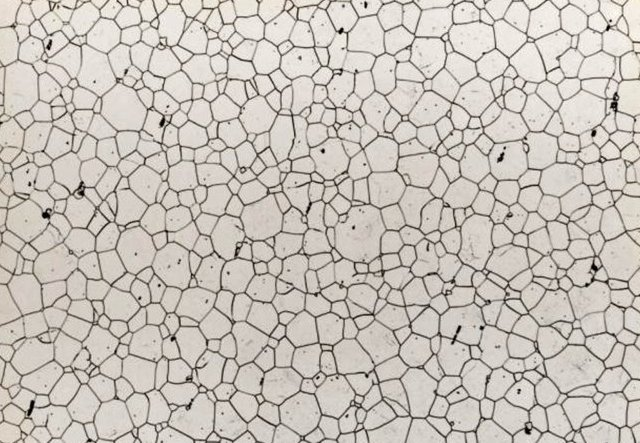
#> input picture images/grains/grains1.jpg, 640 x 443 px; its folder holds only this picture in this run
$ python 034b-grain_size_analysis_using_wateshed_segmentation_multiple_files_functions.py
#> lines starting #> are read from the running program, lines starting #| are printed output that depends on the picture; after the words box and inside, x2 and y2 are one past the last pixel; in counts of white or black regions, pixels touching at a corner belong together
#> further down, img1 is the input picture: shape (443, 640, 3); mean B, G, R 186.5, 194, 200.4
# https://www.youtube.com/watch?v=e69JGAtA5gA


"""
https://opencv-python-tutroals.readthedocs.io/en/latest/py_tutorials/py_imgproc/py_watershed/py_watershed.html

This code performs grain size distribution analysis and dumps results into a csv file.
It uses watershed segmentation for better segmentation.
Compare results to regular segmentation.
For multiple files.
Better than for loops, just put all code into a function and
apply the function to multiple images.
"""

import cv2
import numpy as np
from matplotlib import pyplot as plt
from scipy import ndimage
from skimage import measure, color, io


def grain_segmentation(img):

#Threshold image to binary using OTSU. ALl thresholded pixels will be set to 255
    ret1, thresh = cv2.threshold(img, 0, 255, cv2.THRESH_BINARY+cv2.THRESH_OTSU)
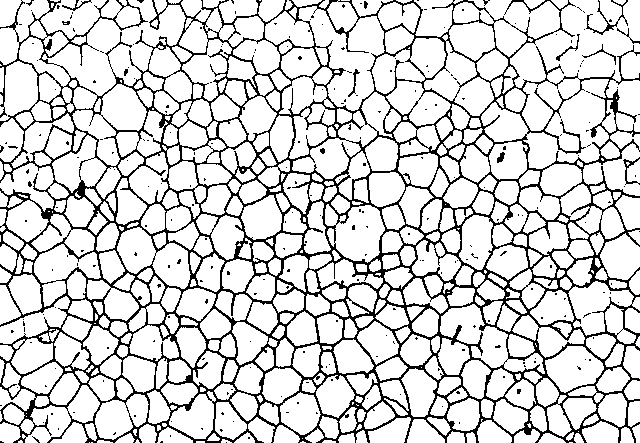
#> thresh: shape (443, 640); 83% white; black in thin lines or dots
#> ret1 = 165

# Morphological operations to remove small noise - opening
#To remove holes we can use closing
    kernel = np.ones((3,3),np.uint8)
    opening = cv2.morphologyEx(thresh,cv2.MORPH_OPEN,kernel, iterations = 1)
#> opening: shape (443, 640); 82% white; black in thin lines or dots


#Now we know that the regions at the center of cells is for sure cells
#The region far away is background.
#We need to extract sure regions. For that we can use erode.
#But we have cells touching, so erode alone will not work.
#To separate touching objects, the best approach would be distance transform and then thresholding.

# let us start by identifying sure background area
# dilating pixes a few times increases cell boundary to background.
# This way whatever is remaining for sure will be background.
#The area in between sure background and foreground is our ambiguous area.
#Watershed should find this area for us.
    sure_bg = cv2.dilate(opening,kernel,iterations=2)
#> sure_bg: shape (443, 640); 99.8% white; black in thin lines or dots


# Finding sure foreground area using distance transform and thresholding
#intensities of the points inside the foreground regions are changed to
#distance their respective distances from the closest 0 value (boundary).
#https://www.tutorialspoint.com/opencv/opencv_distance_transformation.htm
    dist_transform = cv2.distanceTransform(opening,cv2.DIST_L2,3)


#Let us threshold the dist transform by starting at 1/2 its max value.
#print(dist_transform.max()) gives about 21.9
    ret2, sure_fg = cv2.threshold(dist_transform,0.2*dist_transform.max(),255,0)
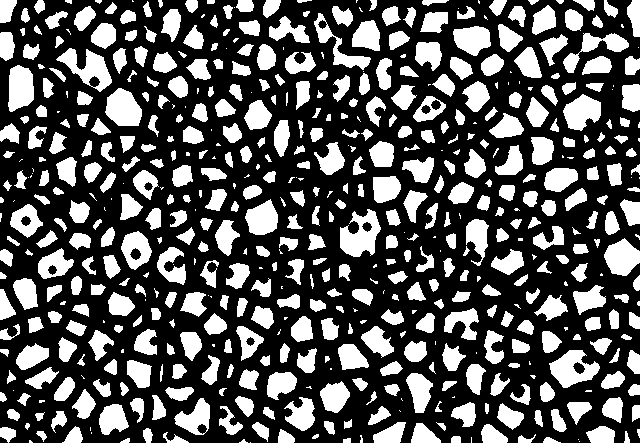
#> sure_fg: shape (443, 640) float32; 33.7% white; 578 white regions (125 under 20 px), largest, box (x1, y1, x2, y2) and area: (340, 209, 381, 257) 1178, (549, 350, 600, 388) 1076, (56, 48, 112, 92) 1066
#> ret2 = 3.99

#0.2* max value seems to separate the cells well.
#High value like 0.5 will not recognize some grain boundaries.

# Unknown ambiguous region is nothing but bkground - foreground
    sure_fg = np.uint8(sure_fg)
    unknown = cv2.subtract(sure_bg,sure_fg)
#> unknown: shape (443, 640); 66.1% white; 670 black regions (212 under 20 px)

#Now we create a marker and label the regions inside.
# For sure regions, both foreground and background will be labeled with positive numbers.
# Unknown regions will be labeled 0.
#For markers let us use ConnectedComponents.
    ret3, markers = cv2.connectedComponents(sure_fg)
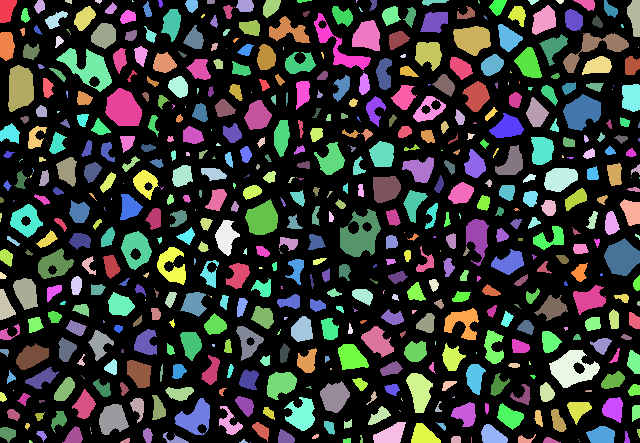
#> markers: shape (443, 640) int32; 579 distinct labels, from 0 to 578; one colour per label, 0 black
#> ret3 = 579

#One problem rightnow is that the entire background pixels is given value 0.
#This means watershed considers this region as unknown.
#So let us add 1 to all labels so that sure background is not 0, but 1
    markers = markers+10
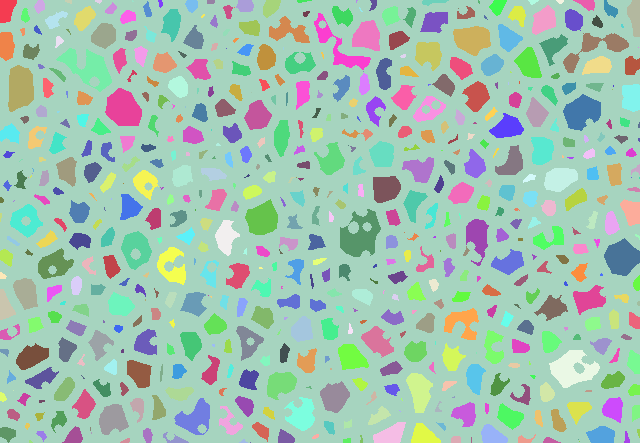
#> markers: shape (443, 640) int32; 579 distinct labels, from 10 to 588; one colour per label, 0 black

# Now, mark the region of unknown with zero
    markers[unknown==255] = 0
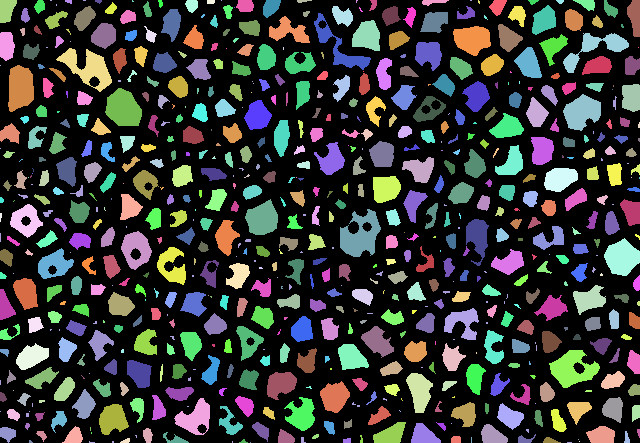
#> markers: shape (443, 640) int32; 580 distinct labels, from 0 to 588; one colour per label, 0 black
#plt.imshow(markers)   #Look at the 3 distinct regions.

#Now we are ready for watershed filling.
    markers = cv2.watershed(img1,markers)
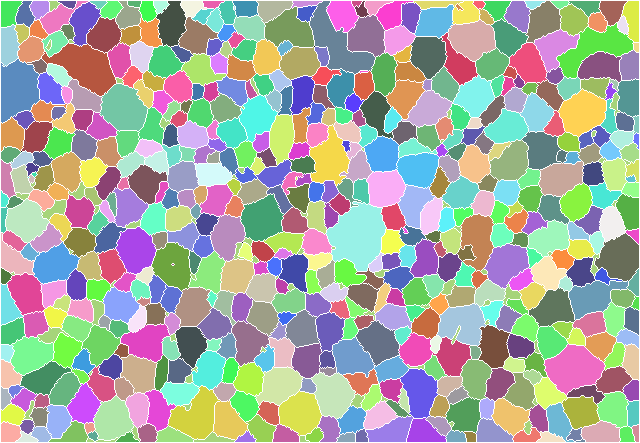
#> markers: shape (443, 640) int32; 579 distinct labels, from -1 to 587; one colour per label, 0 black, -1 white
#The boundary region will be marked -1
#https://docs.opencv.org/3.3.1/d7/d1b/group__imgproc__misc.html#ga3267243e4d3f95165d55a618c65ac6e1

#Let us color boundaries in yellow.
    img1[markers == -1] = [0,255,255]
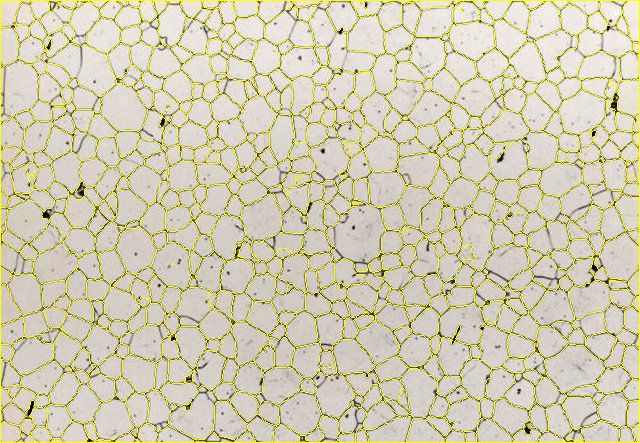
#> img1: shape (443, 640, 3); 8.43% of pixels changed, all inside (x1, y1, x2, y2) = (0, 0, 640, 443)

# [8 lines of commented-out code are left out]
    regions = measure.regionprops(markers, intensity_image=img)
#> regions = 577 regions; largest, box (x1, y1, x2, y2) and area: (11, 1, 630, 442) 3105, (326, 202, 386, 271) 2664, (42, 43, 116, 96) 2033, (544, 344, 605, 395) 1902, (310, 1, 375, 74) 1896
    return regions


#############################################################################
#Main program
pixels_to_um = 0.5 # 1 pixel = 500 nm (got this from the metadata of original image)

propList = ['Area',
            'equivalent_diameter', #Added... verify if it works
            'orientation', #Added, verify if it works. Angle btwn x-axis and major axis.
            'MajorAxisLength',
            'MinorAxisLength',
            'Perimeter',
            'MinIntensity',
            'MeanIntensity',
            'MaxIntensity']

output_file = open('D:/DS_python/Python-for-microscopists/images/grains/image_measurements2.csv', 'w')
output_file.write('FileName' + "," + 'Grain #'+ "," + "," + ",".join(propList) + '\n')


import glob

path = "D:/DS_python/Python-for-microscopists/images/grains/*.jpg"
for file in glob.glob(path):
    print(file)     #just stop here to see all file names printed
    img1= cv2.imread(file)

    img = cv2.cvtColor(img1,cv2.COLOR_BGR2GRAY)

#Call the grain segmentation function.
    regions = grain_segmentation(img)

    grain_number = 1
    for region_props in regions:
        output_file.write(file+",")
        output_file.write(str(grain_number) + ',')
    #output cluster properties to the excel file
 #       output_file.write(str(region_props['Label']))
        for i,prop in enumerate(propList):
            if(prop == 'Area'):
                to_print = region_props[prop]*pixels_to_um**2   #Convert pixel square to um square
            elif(prop == 'orientation'):
                to_print = region_props[prop]*57.2958  #Convert to degrees from radians
            elif(prop.find('Intensity') < 0):          # Any prop without Intensity in its name
                to_print = region_props[prop]*pixels_to_um
            else:
                to_print = region_props[prop]     #Reamining props, basically the ones with Intensity in its name
            output_file.write(',' + str(to_print))
        output_file.write('\n')
        grain_number += 1
#> after the loop, grain_number = 578

output_file.close()   #Closes the file, otherwise it would be read only.

$ run again, on images/grains/grains2.jpg
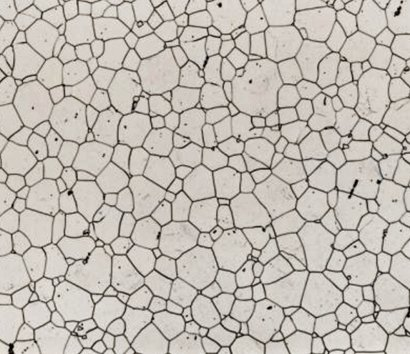
#> input picture images/grains/grains2.jpg, 410 x 354 px
#> img1 is the input picture: shape (354, 410, 3); mean B, G, R 179.7, 187.2, 193.5
#> in grain_segmentation, `ret1, thresh = cv2.threshold(img, 0, 255, cv2.THRESH_BINARY+cv2.THRESH..`:
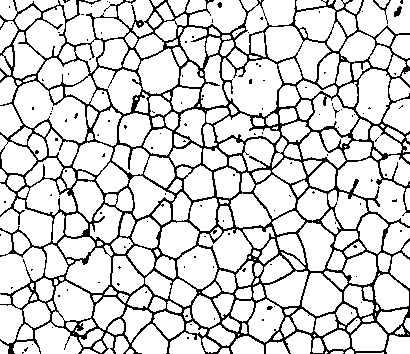
#> thresh: shape (354, 410); 83% white; black in thin lines or dots
#> ret1 = 157
#> opening: shape (354, 410); 82% white; black in thin lines or dots
#> sure_bg: shape (354, 410); 99.8% white; black in thin lines or dots
#> ret2 = 3.77
#> unknown: shape (354, 410); 62.5% white; 346 black regions (105 under 20 px)
#> ret3 = 297
#> in grain_segmentation, `img1[markers == -1] = [0,255,255]`:
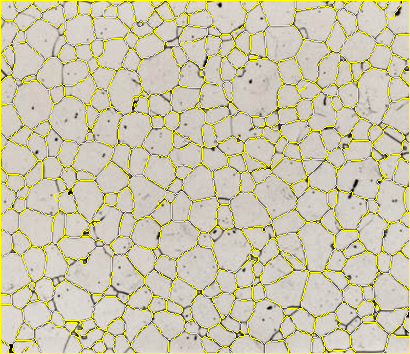
#> img1: shape (354, 410, 3); 8.58% of pixels changed, all inside (x1, y1, x2, y2) = (0, 0, 410, 354)
#> in grain_segmentation, `regions = measure.regionprops(markers, intensity_image=img)`: regions = 293 regions; largest, box (x1, y1, x2, y2) and area: (230, 58, 283, 117) 2302, (9, 21, 409, 353) 1592, (65, 244, 113, 294) 1512, (355, 68, 391, 125) 1485, (137, 42, 180, 95) 1438
#> after the loop `for region_props in regions:`: grain_number = 294

$ run again, on images/grains/grains3.jpg
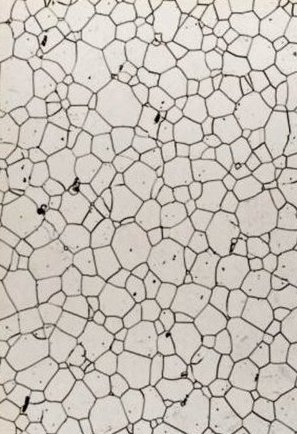
#> input picture images/grains/grains3.jpg, 297 x 434 px
#> img1 is the input picture: shape (434, 297, 3); mean B, G, R 185.6, 193.5, 200.2
#> in grain_segmentation, `ret1, thresh = cv2.threshold(img, 0, 255, cv2.THRESH_BINARY+cv2.THRESH..`:
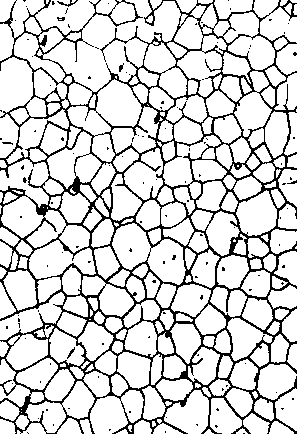
#> thresh: shape (434, 297); 83% white; black in thin lines or dots
#> ret1 = 165
#> opening: shape (434, 297); 81.9% white; black in thin lines or dots
#> sure_bg: shape (434, 297); 99.8% white; black in thin lines or dots
#> ret2 = 4.16
#> unknown: shape (434, 297); 68.7% white; 323 black regions (112 under 20 px)
#> ret3 = 277
#> in grain_segmentation, `img1[markers == -1] = [0,255,255]`:
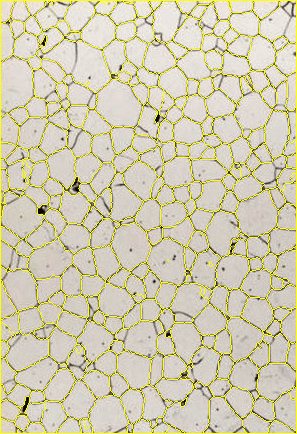
#> img1: shape (434, 297, 3); 8.8% of pixels changed, all inside (x1, y1, x2, y2) = (0, 0, 297, 434)
#> in grain_segmentation, `regions = measure.regionprops(markers, intensity_image=img)`: regions = 275 regions; largest, box (x1, y1, x2, y2) and area: (37, 39, 112, 92) 2021, (95, 80, 143, 128) 1615, (1, 1, 296, 433) 1564, (1, 55, 35, 117) 1531, (163, 382, 213, 433) 1491
#> after the loop `for region_props in regions:`: grain_number = 276
